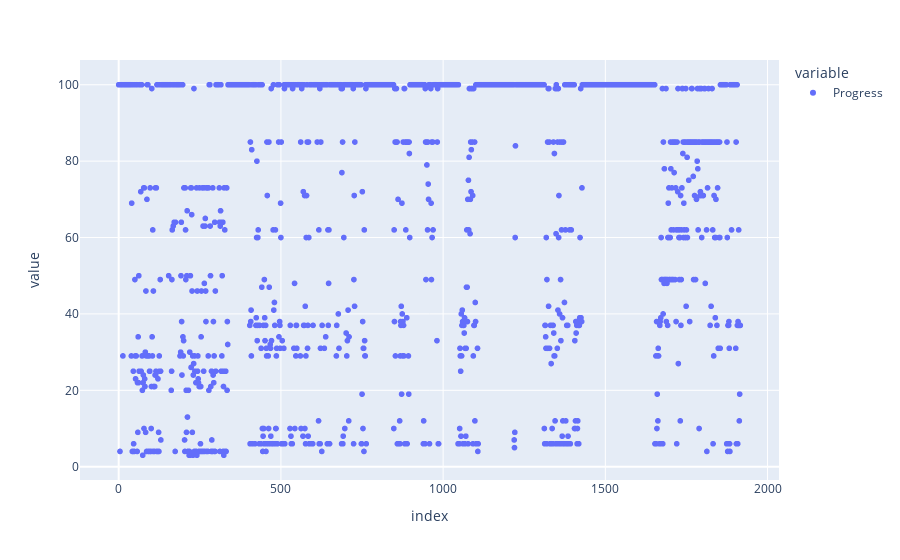

The code cell stored with this chart in its notebook:
### Code cell
px.scatter(df.Progress)

### Figure 1 — Plotly figure (JSON) as saved in the notebook; plotly's stock layout.template omitted (floating-point values rounded to 4 significant figures; data arrays with more than 128 entries replaced by an {"elided": "..."} marker saying what was removed)
{"data": [{"hovertemplate": "variable=Progress<br>index=%{x}<br>value=%{y}<extra></extra>", "legendgroup": "Progress", "marker": {"color": "#636efa", "symbol": "circle"}, "mode": "markers", "name": "Progress", "showlegend": true, "type": "scattergl", "x": {"elided": "1917 int values"}, "xaxis": "x", "y": {"elided": "1917 int values"}, "yaxis": "y"}], "layout": {"autosize": true, "legend": {"title": {"text": "variable"}, "tracegroupgap": 0}, "margin": {"t": 60}, "xaxis": {"anchor": "y", "autorange": true, "domain": [0, 1], "range": [-116.5, 2032.0], "title": {"text": "index"}, "type": "linear"}, "yaxis": {"anchor": "x", "autorange": true, "domain": [0, 1], "range": [-4.51, 107.5], "title": {"text": "value"}, "type": "linear"}}}
